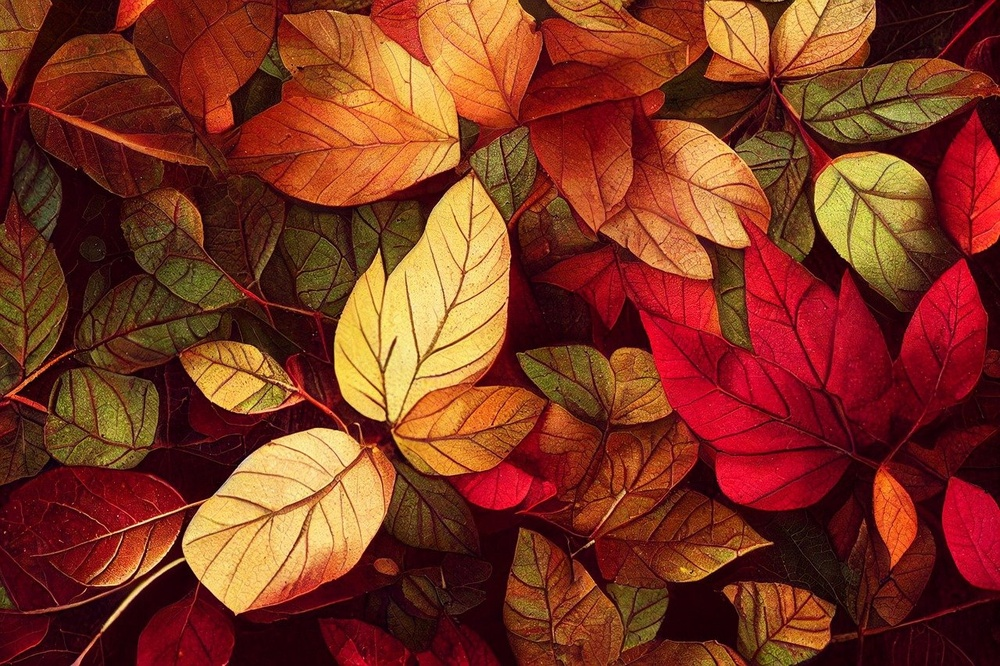
#> input picture test_google_search_samples/AI_01.jpg, 1000 x 666 px, shrunk from 1280 x 853 before the run
$ python -i frequency_analysis.py   (imports and definitions only)
#> lines starting #> are read from the running program, lines starting #| are printed output that depends on the picture; after the words box and inside, x2 and y2 are one past the last pixel; in counts of white or black regions, pixels touching at a corner belong together
"""
Frequency Domain Analysis for AI-Generated Image Detection

This module analyzes images in the frequency domain (DCT/FFT) to detect
GAN fingerprints and upsampling artifacts that are invisible in spatial domain.

References:
- "Detecting GAN-Generated Images via Frequency Analysis" (2020)
- JPEG compression analysis via DCT
"""
import numpy as np
import cv2
import logging
from typing import Dict, Any, Tuple
from PIL import Image

logger = logging.getLogger(__name__)


class FrequencyAnalyzer:
    """Performs frequency domain analysis to detect AI-generated images"""

    def __init__(self):
        # Thresholds (will be fine-tuned based on testing)
        self.DCT_HIGH_FREQ_THRESHOLD = 15.0  # For uniformity detection
        self.FFT_PERIODICITY_THRESHOLD = 0.3  # For GAN artifact detection

    def analyze(self, image: Image.Image) -> Dict[str, Any]:
        """
        Perform comprehensive frequency analysis

        Args:
            image: PIL Image object

        Returns:
            Dictionary with frequency analysis results
        """
        results = {}

        try:
            img_array = np.array(image)

            # DCT Analysis (JPEG-like, detects smoothness artifacts)
            results.update(self._analyze_dct(img_array))

            # FFT Analysis (detects periodic GAN artifacts)
            results.update(self._analyze_fft(img_array))

            # Combined frequency score
            results["frequency_ai_score"] = self._calculate_frequency_score(results)

        except Exception as e:
            logger.error(f"Frequency analysis error: {e}")
            results["frequency_analysis_error"] = str(e)
            results["frequency_ai_score"] = 0.5  # Neutral fallback

        return results

    def _analyze_dct(self, img_array: np.ndarray) -> Dict[str, Any]:
        """
        Analyze DCT (Discrete Cosine Transform) coefficients

        AI-generated images have:
        - Lower high-frequency energy (too smooth)
        - More uniform DCT coefficient distribution
        - Less natural noise in high frequencies
        """
        try:
            # Convert to grayscale if needed
            if len(img_array.shape) == 3:
                # Use Y channel from YCbCr for luminance analysis
                ycbcr = cv2.cvtColor(img_array, cv2.COLOR_RGB2YCrCb)
                y_channel = ycbcr[:, :, 0]
            else:
                y_channel = img_array

            h, w = y_channel.shape
            block_size = 8

            high_freq_energies = []
            mid_freq_energies = []
            low_freq_energies = []

            # Process image in 8x8 blocks (JPEG-style)
            for i in range(0, h - block_size, block_size):
                for j in range(0, w - block_size, block_size):
                    block = y_channel[i:i+block_size, j:j+block_size]

                    # Apply DCT
                    dct = cv2.dct(np.float32(block))

                    # Split into frequency bands
                    # Low freq: top-left (DC and low AC)
                    low_freq = np.abs(dct[0:3, 0:3])
                    low_freq_energies.append(np.sum(low_freq))

                    # Mid freq: diagonal band
                    mid_freq = np.abs(dct[3:6, 3:6])
                    mid_freq_energies.append(np.sum(mid_freq))

                    # High freq: bottom-right (high AC)
                    high_freq = np.abs(dct[4:8, 4:8])
                    high_freq_energies.append(np.sum(high_freq))

            # Calculate statistics
            avg_high_freq = np.mean(high_freq_energies) if high_freq_energies else 0
            std_high_freq = np.std(high_freq_energies) if high_freq_energies else 0
            avg_mid_freq = np.mean(mid_freq_energies) if mid_freq_energies else 0
            avg_low_freq = np.mean(low_freq_energies) if low_freq_energies else 0

            # Calculate ratios
            high_to_low_ratio = avg_high_freq / (avg_low_freq + 1e-6)
            mid_to_low_ratio = avg_mid_freq / (avg_low_freq + 1e-6)

            # AI images have:
            # 1. Lower high-frequency energy (too smooth)
            # 2. More uniform distribution (lower std)
            ai_smoothness_indicator = std_high_freq < self.DCT_HIGH_FREQ_THRESHOLD
            ai_low_high_freq = high_to_low_ratio < 0.05

            # Combined DCT-based AI score
            dct_ai_score = 0.0
            if ai_smoothness_indicator:
                dct_ai_score += 0.4
            if ai_low_high_freq:
                dct_ai_score += 0.4
            if std_high_freq < 10:  # Very uniform
                dct_ai_score += 0.2

            dct_ai_score = min(dct_ai_score, 1.0)

            return {
                "dct_avg_high_freq_energy": float(avg_high_freq),
                "dct_high_freq_uniformity": float(std_high_freq),
                "dct_high_to_low_ratio": float(high_to_low_ratio),
                "dct_mid_to_low_ratio": float(mid_to_low_ratio),
                "dct_ai_smoothness": ai_smoothness_indicator,
                "dct_ai_score": float(dct_ai_score),
            }

        except Exception as e:
            logger.warning(f"DCT analysis failed: {e}")
            return {
                "dct_analysis_error": str(e),
                "dct_ai_score": 0.5
            }

    def _analyze_fft(self, img_array: np.ndarray) -> Dict[str, Any]:
        """
        Analyze FFT (Fast Fourier Transform) spectrum

        GAN-generated images have:
        - Periodic artifacts from upsampling
        - Regular patterns in frequency spectrum
        - Checkerboard artifacts
        """
        try:
            # Convert to grayscale
            if len(img_array.shape) == 3:
                gray = cv2.cvtColor(img_array, cv2.COLOR_RGB2GRAY)
            else:
                gray = img_array

            # Apply FFT
            f_transform = np.fft.fft2(gray)
            f_shift = np.fft.fftshift(f_transform)
            magnitude_spectrum = np.abs(f_shift)

            # Log scale for better visualization
            magnitude_spectrum = np.log1p(magnitude_spectrum)

            # Calculate radial frequency profile
            h, w = magnitude_spectrum.shape
            center = (h // 2, w // 2)

            # Create radius map
            y, x = np.ogrid[:h, :w]
            r = np.sqrt((x - center[1])**2 + (y - center[0])**2)

            # Bin by radius
            max_radius = int(min(center) * 0.8)  # Use 80% of max radius
            radial_profile = []

            for radius in range(0, max_radius, 5):
                mask = (r >= radius) & (r < radius + 5)
                if np.any(mask):
                    radial_profile.append(magnitude_spectrum[mask].mean())

            # Detect periodic peaks (GAN artifacts)
            peaks = self._detect_periodic_peaks(radial_profile)

            # Calculate spectrum uniformity
            spectrum_std = np.std(radial_profile) if radial_profile else 0
            spectrum_mean = np.mean(radial_profile) if radial_profile else 0

            # Check for checkerboard artifacts (high-frequency grid)
            # These appear as peaks at specific frequencies
            checkerboard_score = self._detect_checkerboard_artifacts(magnitude_spectrum, center)

            # AI score based on FFT
            fft_ai_score = 0.0
            if len(peaks) > 2:  # Multiple periodic peaks
                fft_ai_score += 0.4
            if checkerboard_score > 0.5:
                fft_ai_score += 0.4
            if spectrum_std < 0.5:  # Very uniform spectrum
                fft_ai_score += 0.2

            fft_ai_score = min(fft_ai_score, 1.0)

            return {
                "fft_periodic_peaks": len(peaks),
                "fft_checkerboard_score": float(checkerboard_score),
                "fft_spectrum_uniformity": float(spectrum_std),
                "fft_spectrum_mean": float(spectrum_mean),
                "fft_ai_score": float(fft_ai_score),
                "fft_gan_artifacts_detected": len(peaks) > 2 or checkerboard_score > 0.5,
            }

        except Exception as e:
            logger.warning(f"FFT analysis failed: {e}")
            return {
                "fft_analysis_error": str(e),
                "fft_ai_score": 0.5
            }

    def _detect_periodic_peaks(self, radial_profile: list) -> list:
        """
        Detect periodic peaks in radial frequency profile
        Returns list of peak indices
        """
        if len(radial_profile) < 10:
            return []

        profile_array = np.array(radial_profile)

        # Smooth the profile
        from scipy.ndimage import gaussian_filter1d
        smoothed = gaussian_filter1d(profile_array, sigma=2)

        # Find peaks
        peaks = []
        for i in range(2, len(smoothed) - 2):
            # Local maximum
            if (smoothed[i] > smoothed[i-1] and
                smoothed[i] > smoothed[i+1] and
                smoothed[i] > smoothed[i-2] and
                smoothed[i] > smoothed[i+2]):

                # Peak must be significant
                if smoothed[i] > np.mean(smoothed) + 0.5 * np.std(smoothed):
                    peaks.append(i)

        return peaks

    def _detect_checkerboard_artifacts(
        self,
        magnitude_spectrum: np.ndarray,
        center: Tuple[int, int]
    ) -> float:
        """
        Detect checkerboard artifacts from GAN upsampling
        Returns score 0-1 (higher = more likely checkerboard)
        """
        try:
            h, w = magnitude_spectrum.shape
            cy, cx = center

            # Check high-frequency corners (where checkerboard artifacts appear)
            # These are at 45-degree diagonals from center
            corner_regions = [
                magnitude_spectrum[cy-20:cy-5, cx-20:cx-5],  # Top-left
                magnitude_spectrum[cy-20:cy-5, cx+5:cx+20],  # Top-right
                magnitude_spectrum[cy+5:cy+20, cx-20:cx-5],  # Bottom-left
                magnitude_spectrum[cy+5:cy+20, cx+5:cx+20],  # Bottom-right
            ]

            corner_energies = []
            for region in corner_regions:
                if region.size > 0:
                    corner_energies.append(np.mean(region))

            # Get background (mid-frequency)
            bg_region = magnitude_spectrum[cy-10:cy+10, cx-10:cx+10]
            bg_energy = np.mean(bg_region) if bg_region.size > 0 else 0

            # Checkerboard artifacts show as elevated corner energy
            avg_corner_energy = np.mean(corner_energies) if corner_energies else 0

            if bg_energy > 0:
                corner_to_bg_ratio = avg_corner_energy / bg_energy
                # Ratio > 1.5 suggests checkerboard
                checkerboard_score = min((corner_to_bg_ratio - 1.0) / 2.0, 1.0)
                checkerboard_score = max(checkerboard_score, 0.0)
            else:
                checkerboard_score = 0.0

            return float(checkerboard_score)

        except Exception as e:
            logger.warning(f"Checkerboard detection failed: {e}")
            return 0.0

    def _calculate_frequency_score(self, results: Dict[str, Any]) -> float:
        """
        Calculate combined frequency-based AI detection score

        Combines DCT and FFT analysis for final score
        """
        dct_score = results.get("dct_ai_score", 0.5)
        fft_score = results.get("fft_ai_score", 0.5)

        # Weighted average (DCT is more reliable for general AI detection)
        frequency_score = 0.6 * dct_score + 0.4 * fft_score

        return round(frequency_score, 3)

>>> import cv2
>>> picture = cv2.cvtColor(cv2.imread('../../test_google_search_samples/AI_01.jpg'), cv2.COLOR_BGR2RGB)
>>> result = FrequencyAnalyzer().analyze(picture)
#> in _analyze_dct, `y_channel = ycbcr[:, :, 0]`:
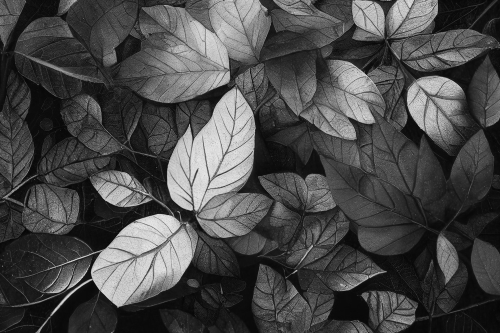
#> y_channel: shape (666, 1000) (shown at 1/2 size); min 3, max 237, mean 73.6
#> after the loop in _analyze_dct, `for i in range(0, h - block_size, block_size):`: high_freq_energies = 10292 values, max 487.6 at index 4401, min 0 at index 9073, mean 100.4; low_freq_energies = 10292 values, max 2611.3 at index 9315, min 72 at index 9638, mean 807.3; mid_freq_energies = 10292 values, max 535.5 at index 232, min 0 at index 9073, mean 89.91
#> in _analyze_dct, `avg_high_freq = np.mean(high_freq_energies) if high_freq_energies else 0`: avg_high_freq = 100.4
#> in _analyze_dct, `std_high_freq = np.std(high_freq_energies) if high_freq_energies else 0`: std_high_freq = 76.31
#> in _analyze_dct, `avg_mid_freq = np.mean(mid_freq_energies) if mid_freq_energies else 0`: avg_mid_freq = 89.91
#> in _analyze_dct, `avg_low_freq = np.mean(low_freq_energies) if low_freq_energies else 0`: avg_low_freq = 807.3
#> in _analyze_dct, `high_to_low_ratio = avg_high_freq / (avg_low_freq + 1e-6)`: high_to_low_ratio = 0.124
#> in _analyze_dct, `mid_to_low_ratio = avg_mid_freq / (avg_low_freq + 1e-6)`: mid_to_low_ratio = 0.111
#> in _analyze_dct, `ai_smoothness_indicator = std_high_freq < self.DCT_HIGH_FREQ_THRESHOLD`: ai_smoothness_indicator = False
#> in _analyze_fft, `magnitude_spectrum = np.log1p(magnitude_spectrum)`:
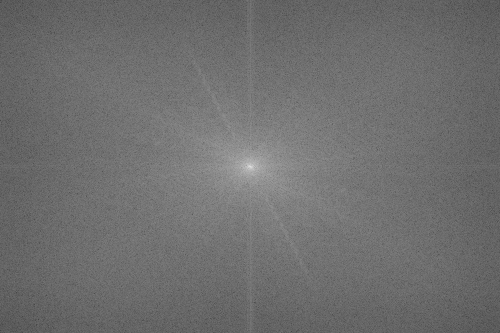
#> magnitude_spectrum: shape (666, 1000) float64 (shown at 1/2 size); min 2.44, max 17.71, mean 9.07; drawn with min black and max white
#> in _analyze_fft, `y, x = np.ogrid[:h, :w]`: y = 666 values from 0 to 665
#> in _analyze_fft, `r = np.sqrt((x - center[1])**2 + (y - center[0])**2)`:
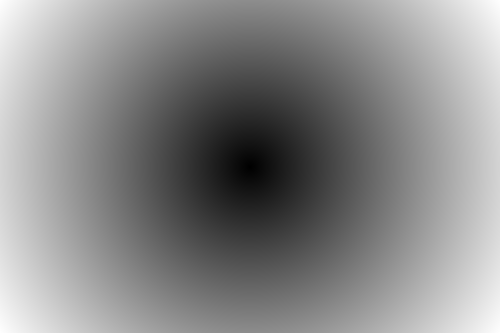
#> r: shape (666, 1000) float64 (shown at 1/2 size); min 0, max 600.7, mean 322.6; drawn with min black and max white
#> the loop in _analyze_fft, `for radius in range(0, max_radius, 5):` made 54 passes
#> pass 1, in _analyze_fft, `mask = (r >= radius) & (r < radius + 5)`:
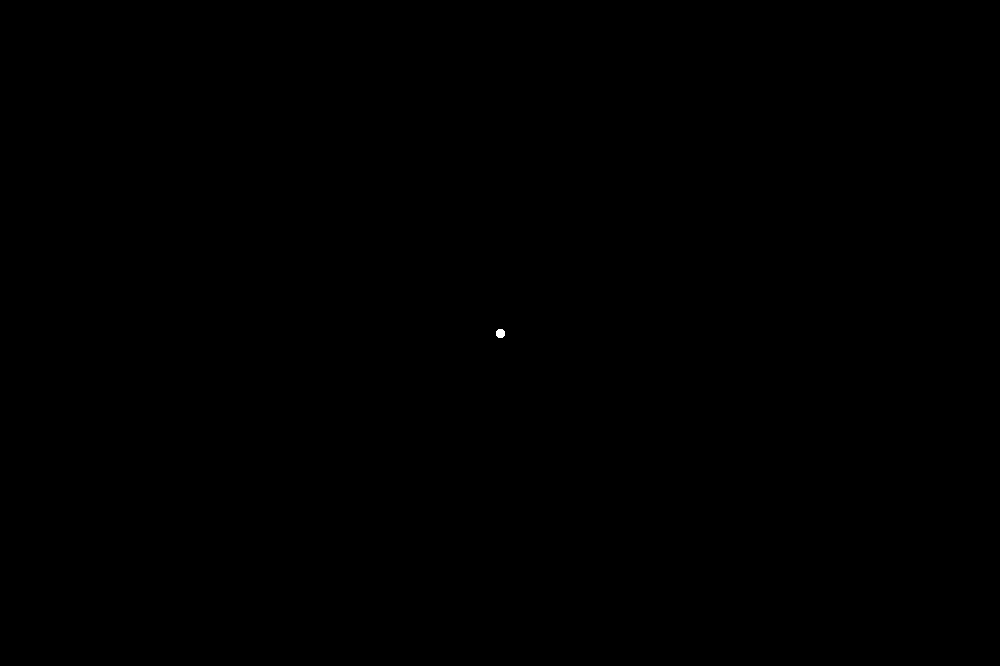
#> mask: shape (666, 1000) bool; 0.01% white; 1 white region, box (x1, y1, x2, y2) and area: (496, 329, 505, 338) 69
#> after the loop in _analyze_fft, `for radius in range(0, max_radius, 5):`: radial_profile = 54 values, max 14.66 at index 0, min 9.14 at index 53, mean 10.25
#> in _detect_periodic_peaks, `profile_array = np.array(radial_profile)`: profile_array has the same summary as radial_profile in _analyze_fft
#> in _detect_periodic_peaks, `smoothed = gaussian_filter1d(profile_array, sigma=2)`: smoothed = 54 values, max 13.6 at index 0, min 9.17 at index 53, mean 10.25
#> the loop in _detect_periodic_peaks, `for i in range(2, len(smoothed) - 2):` made 50 passes
#> after the loop in _detect_periodic_peaks, `for i in range(2, len(smoothed) - 2):`: peaks = []
#> in _analyze_fft, `spectrum_std = np.std(radial_profile) if radial_profile else 0`: spectrum_std = 1.13
#> in _analyze_fft, `spectrum_mean = np.mean(radial_profile) if radial_profile else 0`: spectrum_mean = 10.25
#> the loop in _detect_checkerboard_artifacts, `for region in corner_regions:` made 4 passes
#> after the loop in _detect_checkerboard_artifacts, `for region in corner_regions:`: corner_energies = [12.22, 12.28, 12.32, 12.4]
#> in _detect_checkerboard_artifacts, `bg_region = magnitude_spectrum[cy-10:cy+10, cx-10:cx+10]`:
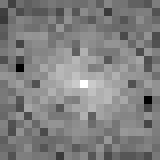
#> bg_region: shape (20, 20) float64 (shown 8 times larger); min 9.29, max 17.71, mean 13.54; drawn with min black and max white
#> in _detect_checkerboard_artifacts, `bg_energy = np.mean(bg_region) if bg_region.size > 0 else 0`: bg_energy = 13.54
#> in _detect_checkerboard_artifacts, `avg_corner_energy = np.mean(corner_energies) if corner_energies else 0`: avg_corner_energy = 12.31
#> in _detect_checkerboard_artifacts, `corner_to_bg_ratio = avg_corner_energy / bg_energy`: corner_to_bg_ratio = 0.909
#> in _detect_checkerboard_artifacts, `checkerboard_score = min((corner_to_bg_ratio - 1.0) / 2.0, 1.0)`: checkerboard_score = -0.0456
#> in _detect_checkerboard_artifacts, `checkerboard_score = max(checkerboard_score, 0.0)`: checkerboard_score = 0
#> result = 13 items

$ run again, on test_google_search_samples/AI_02.jpg
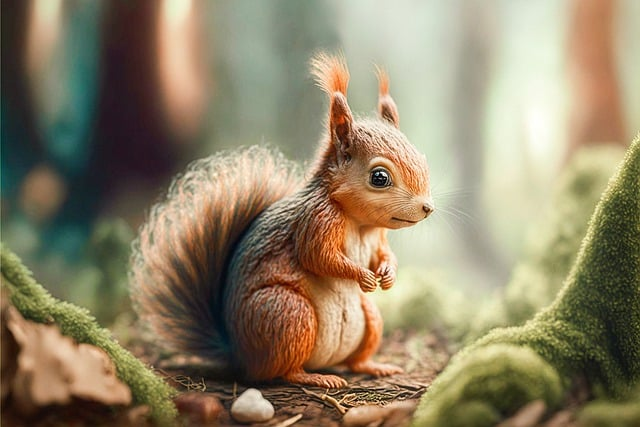
#> input picture test_google_search_samples/AI_02.jpg, 640 x 427 px
#> ycbcr: shape (427, 640, 3); mean of channels 0, 1, 2 131.9, 136.5, 112.2
#> after the loop in _analyze_dct, `for i in range(0, h - block_size, block_size):`: high_freq_energies = 4187 values, max 389.5 at index 2732, min 0 at index 1, mean 7.68; low_freq_energies = 4187 values, max 2523.7 at index 3983, min 150.6 at index 3187, mean 1208.6; mid_freq_energies = 4187 values, max 749.2 at index 2015, min 0 at index 1, mean 17.09
#> avg_high_freq = 7.68
#> std_high_freq = 23.55
#> avg_mid_freq = 17.09
#> avg_low_freq = 1208.6
#> high_to_low_ratio = 0.00635
#> mid_to_low_ratio = 0.0141
#> ai_smoothness_indicator = False
#> ai_low_high_freq = True
#> in _analyze_fft, `magnitude_spectrum = np.log1p(magnitude_spectrum)`:
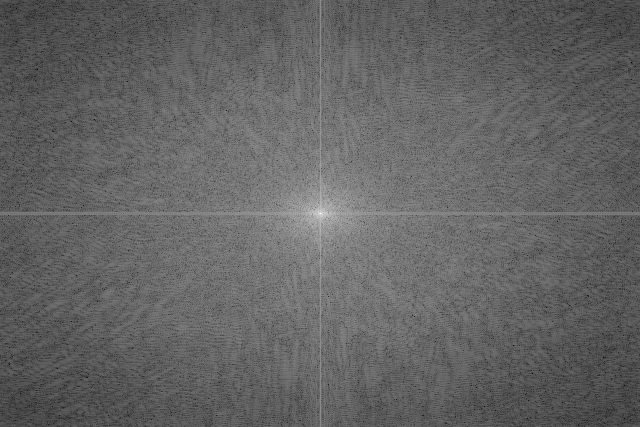
#> magnitude_spectrum: shape (427, 640) float64; min 1.87, max 17.4, mean 7.95; drawn with min black and max white
#> y = 427 values from 0 to 426
#> after the loop in _analyze_fft, `for radius in range(0, max_radius, 5):`: radial_profile = 34 values, max 13.9 at index 0, min 8.33 at index 33, mean 9.56
#> profile_array has the same summary as radial_profile in _analyze_fft
#> smoothed = 34 values, max 12.7 at index 0, min 8.4 at index 33, mean 9.56
#> the loop in _detect_periodic_peaks, `for i in range(2, len(smoothed) - 2):` made 30 passes
#> after the loop in _detect_periodic_peaks, `for i in range(2, len(smoothed) - 2):`: peaks = []
#> spectrum_std = 1.24
#> spectrum_mean = 9.56
#> the loop in _detect_checkerboard_artifacts, `for region in corner_regions:` made 4 passes
#> after the loop in _detect_checkerboard_artifacts, `for region in corner_regions:`: corner_energies = [11.05, 11.21, 11.25, 11.14]
#> in _detect_checkerboard_artifacts, `bg_region = magnitude_spectrum[cy-10:cy+10, cx-10:cx+10]`:
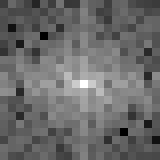
#> bg_region: shape (20, 20) float64 (shown 8 times larger); min 9.11, max 17.4, mean 12.58; drawn with min black and max white
#> bg_energy = 12.58
#> avg_corner_energy = 11.16
#> corner_to_bg_ratio = 0.888
#> in _detect_checkerboard_artifacts, `checkerboard_score = min((corner_to_bg_ratio - 1.0) / 2.0, 1.0)`: checkerboard_score = -0.0562
#> in _detect_checkerboard_artifacts, `checkerboard_score = max(checkerboard_score, 0.0)`: checkerboard_score = 0
#> dct_score = 0.4
#> fft_score = 0
#> frequency_score = 0.24
#> result = 13 items
